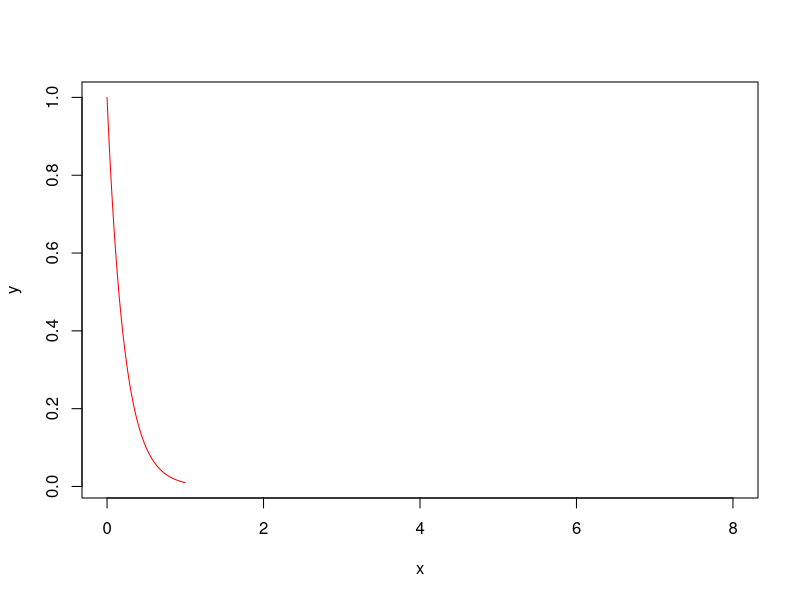

The R source for this figure: (Note: this script raises an error after producing the figure.)
x <-seq(0,,0.01)
y <- 10^(-2*x)
plot(x,y,xlim=c(0,8), type="l", col="red")

y_resc <- (A*10^(-B*x)-scale_min)/(scale_max-scale_min)
lines(x,y_resc, type="l", col="black", add=TRUE)

x <-seq(0,36,0.01)
y <- 10^(-1.301*x)
lines(x,y,xlim=c(0,5), type="l", col="green", add=TRUE)

x <-seq(0,36,0.01)
y <- 10^(-0.60205*x)
lines(x,y,xlim=c(0,5), type="l", col="blue", add=TRUE)

abline(v=1)
abline(v=2)

cdcode <- log( (1 * (t - minCD) + minCD) /A ) / (B * log(10))
cdcode
############################################################################################################

# 1%
A <- 1
B <- 2
#10%   t=1.169661
#20%   t=1.416
t <- sqrt(4^2+4^2)
minCD <- 0
scale_min<-A*10^(-B*t)
scale_max<-A*10^(-B*minCD)
dist <- 1
prob <- (A*10^(-B*dist)-scale_min)/(scale_max-scale_min)
prob

# 5%
A <- 1
B <- 1.301
#10%   t=1.169661
#20%   t=1.416
t <- sqrt(4^2+4^2)
minCD <- 0
scale_min<-A*10^(-B*t)
scale_max<-A*10^(-B*minCD)
dist <- 1
prob <- (A*10^(-B*dist)-scale_min)/(scale_max-scale_min)
prob

# 25%
A <- 1
B <- 0.6015
#10%   t=1.169661
#20%   t=1.416
t <- sqrt(4^2+4^2)
minCD <- 0
scale_min<-A*10^(-B*t)
scale_max<-A*10^(-B*minCD)
dist <- 1
prob <- (A*10^(-B*dist)-scale_min)/(scale_max-scale_min)
prob*4/4